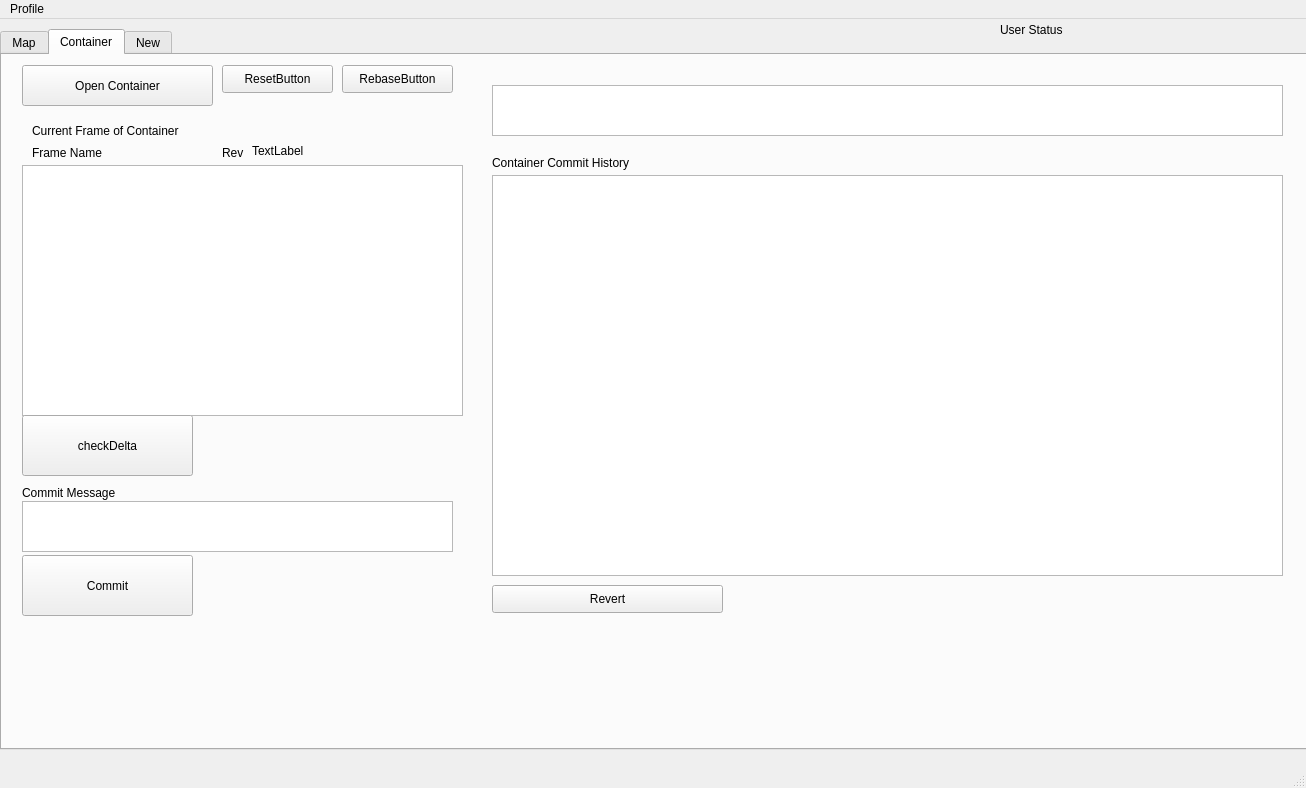
<?xml version="1.0" encoding="UTF-8"?>
<ui version="4.0">
 <class>MainWindow</class>
 <widget class="QMainWindow" name="MainWindow">
  <property name="geometry">
   <rect>
    <x>0</x>
    <y>0</y>
    <width>1306</width>
    <height>788</height>
   </rect>
  </property>
  <property name="windowTitle">
   <string>MainWindow</string>
  </property>
  <widget class="QWidget" name="centralwidget">
   <property name="cursor">
    <cursorShape>IBeamCursor</cursorShape>
   </property>
   <widget class="QLabel" name="revlabel">
    <property name="geometry">
     <rect>
      <x>370</x>
      <y>110</y>
      <width>55</width>
      <height>16</height>
     </rect>
    </property>
    <property name="text">
     <string/>
    </property>
   </widget>
   <widget class="QTabWidget" name="tabWidget">
    <property name="geometry">
     <rect>
      <x>0</x>
      <y>10</y>
      <width>1351</width>
      <height>721</height>
     </rect>
    </property>
    <property name="currentIndex">
     <number>1</number>
    </property>
    <widget class="QWidget" name="Map">
     <attribute name="title">
      <string>Map</string>
     </attribute>
     <widget class="QTableView" name="containerlisttable">
      <property name="geometry">
       <rect>
        <x>20</x>
        <y>20</y>
        <width>451</width>
        <height>131</height>
       </rect>
      </property>
      <attribute name="horizontalHeaderDefaultSectionSize">
       <number>80</number>
      </attribute>
      <attribute name="verticalHeaderDefaultSectionSize">
       <number>24</number>
      </attribute>
      <attribute name="verticalHeaderMinimumSectionSize">
       <number>12</number>
      </attribute>
     </widget>
     <widget class="QPushButton" name="returncontlist">
      <property name="geometry">
       <rect>
        <x>50</x>
        <y>160</y>
        <width>271</width>
        <height>31</height>
       </rect>
      </property>
      <property name="text">
       <string>Return List of Available Containers</string>
      </property>
     </widget>
     <widget class="QGraphicsView" name="containerMapView">
      <property name="geometry">
       <rect>
        <x>20</x>
        <y>220</y>
        <width>451</width>
        <height>331</height>
       </rect>
      </property>
     </widget>
     <widget class="QLabel" name="label_3">
      <property name="geometry">
       <rect>
        <x>20</x>
        <y>200</y>
        <width>111</width>
        <height>16</height>
       </rect>
      </property>
      <property name="text">
       <string>Container Map</string>
      </property>
     </widget>
     <widget class="QPushButton" name="generateContainerBttn">
      <property name="geometry">
       <rect>
        <x>20</x>
        <y>570</y>
        <width>311</width>
        <height>31</height>
       </rect>
      </property>
      <property name="text">
       <string>Generate Container Map</string>
      </property>
     </widget>
     <widget class="QGraphicsView" name="detailsMapView">
      <property name="geometry">
       <rect>
        <x>480</x>
        <y>220</y>
        <width>691</width>
        <height>331</height>
       </rect>
      </property>
     </widget>
    </widget>
    <widget class="QWidget" name="Container">
     <attribute name="title">
      <string>Container</string>
     </attribute>
     <widget class="QPushButton" name="openContainerBttn">
      <property name="geometry">
       <rect>
        <x>20</x>
        <y>10</y>
        <width>191</width>
        <height>41</height>
       </rect>
      </property>
      <property name="text">
       <string>Open Container</string>
      </property>
     </widget>
     <widget class="QLabel" name="label">
      <property name="geometry">
       <rect>
        <x>30</x>
        <y>60</y>
        <width>211</width>
        <height>31</height>
       </rect>
      </property>
      <property name="text">
       <string>Current Frame of Container</string>
      </property>
     </widget>
     <widget class="QPushButton" name="resetbutton">
      <property name="geometry">
       <rect>
        <x>220</x>
        <y>10</y>
        <width>111</width>
        <height>28</height>
       </rect>
      </property>
      <property name="text">
       <string>ResetButton</string>
      </property>
     </widget>
     <widget class="QTextBrowser" name="frametextBrowser">
      <property name="geometry">
       <rect>
        <x>490</x>
        <y>30</y>
        <width>791</width>
        <height>51</height>
       </rect>
      </property>
     </widget>
     <widget class="QLabel" name="label_2">
      <property name="geometry">
       <rect>
        <x>490</x>
        <y>100</y>
        <width>371</width>
        <height>16</height>
       </rect>
      </property>
      <property name="text">
       <string>Container Commit History</string>
      </property>
     </widget>
     <widget class="QGraphicsView" name="frameView">
      <property name="geometry">
       <rect>
        <x>20</x>
        <y>110</y>
        <width>441</width>
        <height>251</height>
       </rect>
      </property>
     </widget>
     <widget class="QLabel" name="framelabel">
      <property name="geometry">
       <rect>
        <x>250</x>
        <y>80</y>
        <width>181</width>
        <height>31</height>
       </rect>
      </property>
      <property name="text">
       <string>TextLabel</string>
      </property>
     </widget>
     <widget class="QLabel" name="staticrev">
      <property name="geometry">
       <rect>
        <x>220</x>
        <y>90</y>
        <width>55</width>
        <height>16</height>
       </rect>
      </property>
      <property name="text">
       <string>Rev</string>
      </property>
     </widget>
     <widget class="QLabel" name="frameName">
      <property name="geometry">
       <rect>
        <x>30</x>
        <y>90</y>
        <width>81</width>
        <height>16</height>
       </rect>
      </property>
      <property name="text">
       <string>Frame Name</string>
      </property>
     </widget>
     <widget class="QPushButton" name="refreshBttn">
      <property name="geometry">
       <rect>
        <x>20</x>
        <y>360</y>
        <width>171</width>
        <height>61</height>
       </rect>
      </property>
      <property name="text">
       <string>checkDelta</string>
      </property>
     </widget>
     <widget class="QTextEdit" name="commitmsgEdit">
      <property name="geometry">
       <rect>
        <x>20</x>
        <y>446</y>
        <width>431</width>
        <height>51</height>
       </rect>
      </property>
     </widget>
     <widget class="QLabel" name="label_4">
      <property name="geometry">
       <rect>
        <x>20</x>
        <y>430</y>
        <width>421</width>
        <height>16</height>
       </rect>
      </property>
      <property name="text">
       <string>Commit Message</string>
      </property>
     </widget>
     <widget class="QPushButton" name="commitBttn">
      <property name="geometry">
       <rect>
        <x>20</x>
        <y>500</y>
        <width>171</width>
        <height>61</height>
       </rect>
      </property>
      <property name="text">
       <string>Commit</string>
      </property>
     </widget>
     <widget class="QPushButton" name="rebasebutton">
      <property name="geometry">
       <rect>
        <x>340</x>
        <y>10</y>
        <width>111</width>
        <height>28</height>
       </rect>
      </property>
      <property name="text">
       <string>RebaseButton</string>
      </property>
     </widget>
     <widget class="QPushButton" name="revertbttn">
      <property name="geometry">
       <rect>
        <x>490</x>
        <y>530</y>
        <width>231</width>
        <height>28</height>
       </rect>
      </property>
      <property name="text">
       <string>Revert</string>
      </property>
     </widget>
     <widget class="QTableView" name="commithisttable">
      <property name="geometry">
       <rect>
        <x>490</x>
        <y>120</y>
        <width>791</width>
        <height>401</height>
       </rect>
      </property>
      <attribute name="horizontalHeaderDefaultSectionSize">
       <number>80</number>
      </attribute>
      <attribute name="verticalHeaderDefaultSectionSize">
       <number>24</number>
      </attribute>
      <attribute name="verticalHeaderMinimumSectionSize">
       <number>12</number>
      </attribute>
     </widget>
    </widget>
    <widget class="QWidget" name="New">
     <attribute name="title">
      <string>New</string>
     </attribute>
     <widget class="QGraphicsView" name="graphicsView">
      <property name="geometry">
       <rect>
        <x>10</x>
        <y>70</y>
        <width>371</width>
        <height>291</height>
       </rect>
      </property>
     </widget>
     <widget class="QGraphicsView" name="graphicsView_3">
      <property name="geometry">
       <rect>
        <x>610</x>
        <y>70</y>
        <width>371</width>
        <height>291</height>
       </rect>
      </property>
     </widget>
     <widget class="QLabel" name="label_6">
      <property name="geometry">
       <rect>
        <x>620</x>
        <y>40</y>
        <width>121</width>
        <height>31</height>
       </rect>
      </property>
      <property name="text">
       <string>New Container</string>
      </property>
     </widget>
     <widget class="QLabel" name="label_7">
      <property name="geometry">
       <rect>
        <x>10</x>
        <y>30</y>
        <width>131</width>
        <height>31</height>
       </rect>
      </property>
      <property name="text">
       <string>Reference Container</string>
      </property>
     </widget>
     <widget class="QTableView" name="containerlisttable_2">
      <property name="geometry">
       <rect>
        <x>10</x>
        <y>370</y>
        <width>371</width>
        <height>131</height>
       </rect>
      </property>
      <attribute name="horizontalHeaderDefaultSectionSize">
       <number>80</number>
      </attribute>
      <attribute name="verticalHeaderDefaultSectionSize">
       <number>24</number>
      </attribute>
      <attribute name="verticalHeaderMinimumSectionSize">
       <number>12</number>
      </attribute>
     </widget>
     <widget class="QPushButton" name="returncontlist_2">
      <property name="geometry">
       <rect>
        <x>10</x>
        <y>510</y>
        <width>271</width>
        <height>31</height>
       </rect>
      </property>
      <property name="text">
       <string>Return List of Available Containers</string>
      </property>
     </widget>
     <widget class="QPushButton" name="commitNewButton">
      <property name="geometry">
       <rect>
        <x>610</x>
        <y>560</y>
        <width>131</width>
        <height>28</height>
       </rect>
      </property>
      <property name="text">
       <string>Commit New Container</string>
      </property>
     </widget>
     <widget class="QLineEdit" name="containerName_lineEdit">
      <property name="geometry">
       <rect>
        <x>720</x>
        <y>370</y>
        <width>113</width>
        <height>22</height>
       </rect>
      </property>
     </widget>
     <widget class="QLabel" name="label_8">
      <property name="geometry">
       <rect>
        <x>610</x>
        <y>370</y>
        <width>91</width>
        <height>16</height>
       </rect>
      </property>
      <property name="text">
       <string>Container Name</string>
      </property>
     </widget>
     <widget class="QLabel" name="label_9">
      <property name="geometry">
       <rect>
        <x>610</x>
        <y>400</y>
        <width>111</width>
        <height>16</height>
       </rect>
      </property>
      <property name="text">
       <string>Container Description</string>
      </property>
     </widget>
     <widget class="QPlainTextEdit" name="messageText">
      <property name="geometry">
       <rect>
        <x>720</x>
        <y>476</y>
        <width>391</width>
        <height>71</height>
       </rect>
      </property>
     </widget>
     <widget class="QPlainTextEdit" name="descriptionText">
      <property name="geometry">
       <rect>
        <x>720</x>
        <y>400</y>
        <width>391</width>
        <height>71</height>
       </rect>
      </property>
     </widget>
     <widget class="QLabel" name="label_10">
      <property name="geometry">
       <rect>
        <x>610</x>
        <y>480</y>
        <width>101</width>
        <height>16</height>
       </rect>
      </property>
      <property name="text">
       <string>Commit Message</string>
      </property>
     </widget>
     <widget class="QLabel" name="label_11">
      <property name="geometry">
       <rect>
        <x>430</x>
        <y>30</y>
        <width>91</width>
        <height>16</height>
       </rect>
      </property>
      <property name="text">
       <string>Select Type of File</string>
      </property>
     </widget>
     <widget class="QWidget" name="layoutWidget">
      <property name="geometry">
       <rect>
        <x>430</x>
        <y>70</y>
        <width>183</width>
        <height>100</height>
       </rect>
      </property>
      <layout class="QVBoxLayout" name="verticalLayout">
       <item>
        <widget class="QPushButton" name="inputFileButton">
         <property name="text">
          <string>Add Input File from Reference</string>
         </property>
        </widget>
       </item>
       <item>
        <widget class="QPushButton" name="requiredFileButton">
         <property name="text">
          <string>Add Required File</string>
         </property>
        </widget>
       </item>
       <item>
        <widget class="QPushButton" name="outputFileButton">
         <property name="text">
          <string>Add Output File</string>
         </property>
        </widget>
       </item>
      </layout>
     </widget>
    </widget>
   </widget>
   <widget class="QLabel" name="userstatuslbl">
    <property name="geometry">
     <rect>
      <x>1000</x>
      <y>0</y>
      <width>301</width>
      <height>21</height>
     </rect>
    </property>
    <property name="text">
     <string>User Status</string>
    </property>
   </widget>
  </widget>
  <widget class="QMenuBar" name="menubar">
   <property name="geometry">
    <rect>
     <x>0</x>
     <y>0</y>
     <width>1306</width>
     <height>26</height>
    </rect>
   </property>
   <widget class="QMenu" name="menuProfile">
    <property name="title">
     <string>Profile</string>
    </property>
    <addaction name="actionSign_In"/>
    <addaction name="actionSign_Out"/>
   </widget>
   <addaction name="menuProfile"/>
  </widget>
  <widget class="QStatusBar" name="statusbar"/>
  <action name="actionSign_In">
   <property name="text">
    <string>Sign In</string>
   </property>
  </action>
  <action name="actionSign_Out">
   <property name="text">
    <string>Sign Out</string>
   </property>
  </action>
 </widget>
 <resources/>
 <connections/>
</ui>
